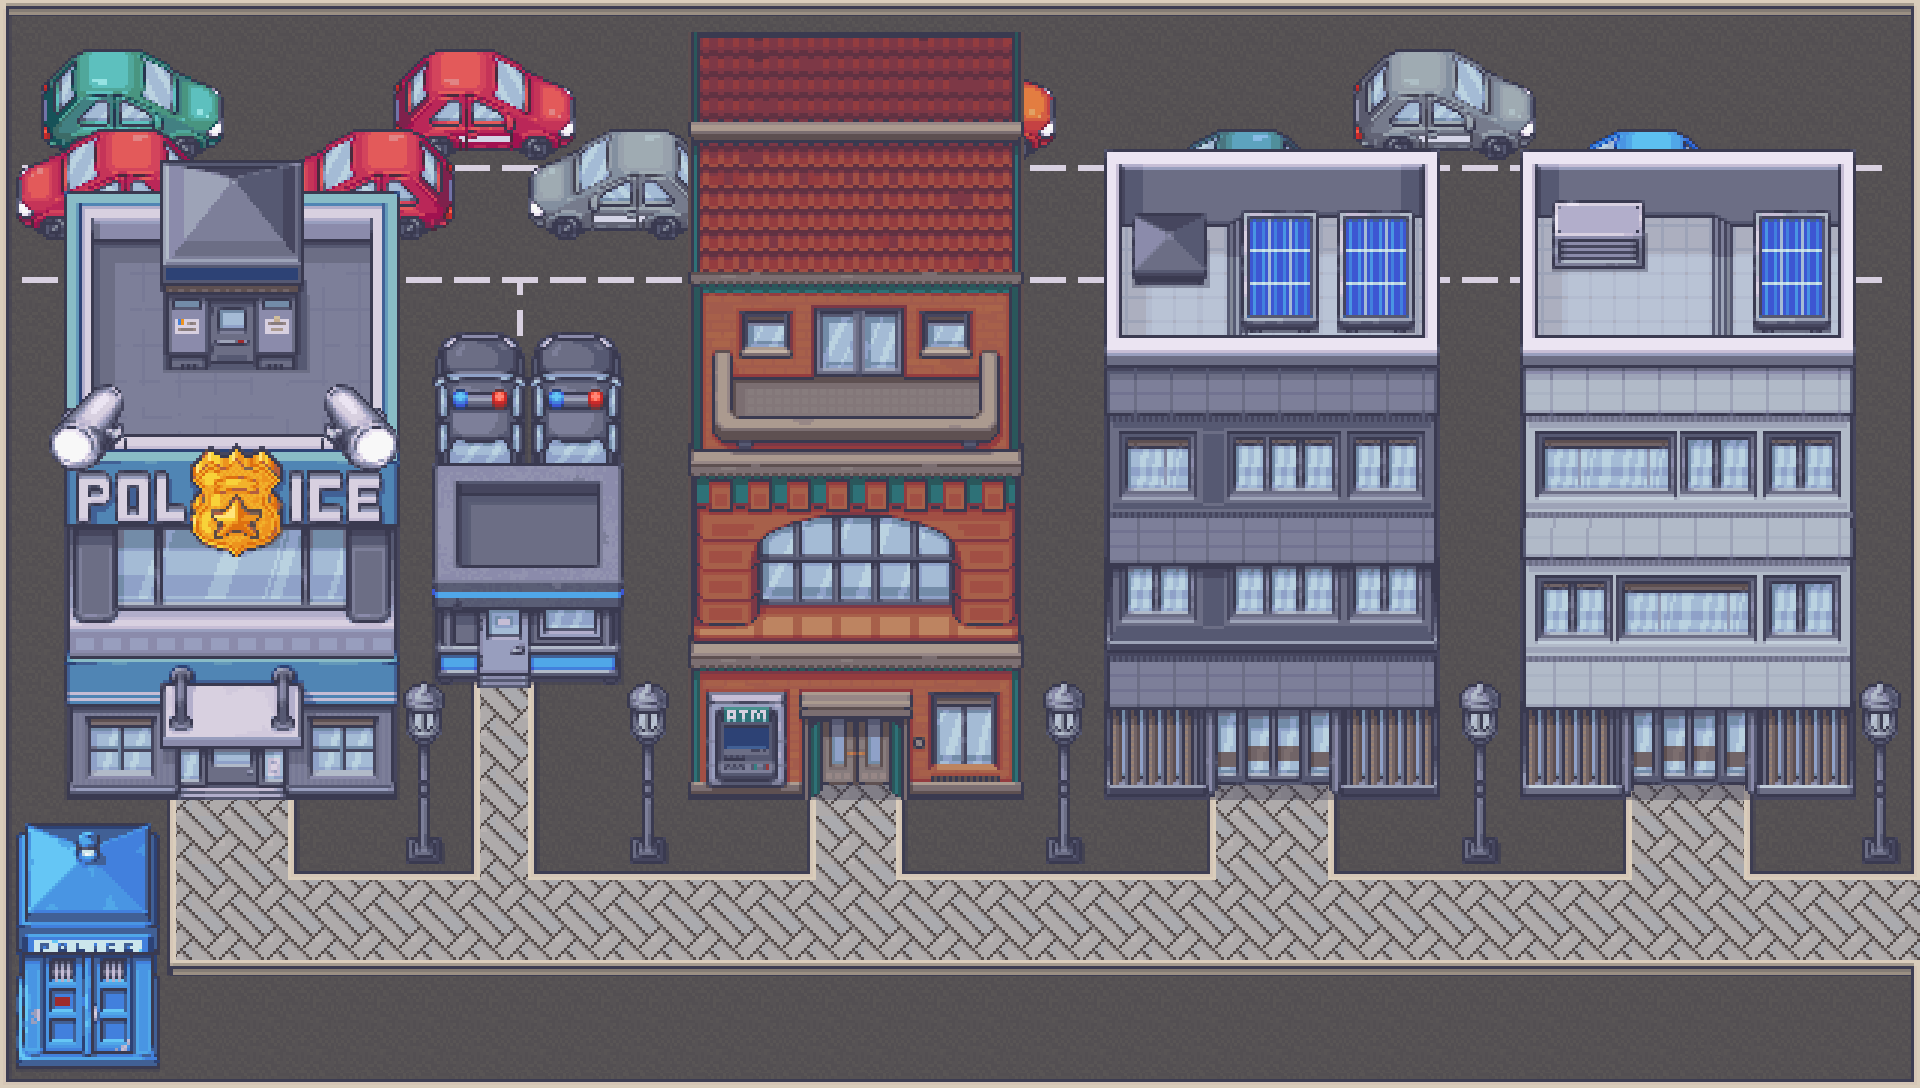

Below is a game level as drawn by its tile map, then a one-line description and the .tmx that defines it (tile-layer data replaced by summaries):
An orthogonal 120x68 tile map with 16x16 px tiles, 8 tile layers (map_change, Ground, paths, cars, ...), 12 tilesets and 21 objects (m6-m7).

<map version="1.5" tiledversion="1.7.1" orientation="orthogonal" renderorder="right-down" width="120" height="68" tilewidth="16" tileheight="16" infinite="0" nextlayerid="15" nextobjectid="24">
 <tileset firstgid="1" name="paths" tilewidth="16" tileheight="16" tilecount="1728" columns="48">
  <image source="A2_Floors_MV_TILESET.png" width="768" height="576" />
 </tileset>
 <tileset firstgid="1729" name="office" tilewidth="16" tileheight="16" tilecount="2304" columns="48">
  <image source="Tileset_65_MV.png" width="768" height="768" />
 </tileset>
 <tileset firstgid="4033" name="office2" tilewidth="16" tileheight="16" tilecount="2304" columns="48">
  <image source="Tileset_66_MV.png" width="768" height="768" />
 </tileset>
 <tileset firstgid="6337" name="police station" tilewidth="16" tileheight="16" tilecount="2304" columns="48">
  <image source="Tileset_63_MV.png" width="768" height="768" />
 </tileset>
 <tileset firstgid="8641" name="buildings" tilewidth="16" tileheight="16" tilecount="2304" columns="48">
  <image source="Tileset_44_MV.png" width="768" height="768" />
  <tile id="0">
   <properties>
    <property name="destination" value="maps/map6/map6.tmx" />
    <property name="spawn" value="m7-m6" />
   </properties>
  </tile>
 </tileset>
 <tileset firstgid="10945" name="buildings2" tilewidth="16" tileheight="16" tilecount="2304" columns="48">
  <image source="Tileset_45_MV.png" width="768" height="768" />
 </tileset>
 <tileset firstgid="13249" name="roof" tilewidth="16" tileheight="16" tilecount="2304" columns="48">
  <image source="Tileset_43_MV.png" width="768" height="768" />
 </tileset>
 <tileset firstgid="15553" name="road" tilewidth="16" tileheight="16" tilecount="2304" columns="48">
  <image source="Tileset_16_MV.png" width="768" height="768" />
  <tile id="150">
   <properties>
    <property name="blocked" value="" />
   </properties>
  </tile>
  <tile id="481">
   <properties>
    <property name="transition" value="maps/map6/map6.tmx" />
   </properties>
  </tile>
 </tileset>
 <tileset firstgid="17857" name="cars" tilewidth="16" tileheight="16" tilecount="2304" columns="48">
  <image source="Tileset_Cars_MV.png" width="768" height="768" />
 </tileset>
 <tileset firstgid="20161" name="police car" tilewidth="16" tileheight="16" tilecount="2304" columns="48">
  <image source="Tileset_64_MV.png" width="768" height="768" />
 </tileset>
 <tileset firstgid="22465" name="extras" tilewidth="16" tileheight="16" tilecount="2304" columns="48">
  <image source="Tileset_2_MV.png" width="768" height="768" />
 </tileset>
 <tileset firstgid="24769" name="extra2" tilewidth="16" tileheight="16" tilecount="2304" columns="48">
  <image source="Tileset_1_MV.png" width="768" height="768" />
 </tileset>
 <layer id="9" name="map_change" width="120" height="68">
  <data>[8160 cells, 10 non-empty, 1 distinct tile ids]</data>
 </layer>
 <objectgroup id="13" name="entries">
  <object id="2" name="m6-m7" x="1873" y="920" />
 </objectgroup>
 <layer id="1" name="Ground" width="120" height="68">
  <data>[8160 cells, 8160 non-empty, 36 distinct tile ids]</data>
 </layer>
 <layer id="2" name="paths" width="120" height="68">
  <data>[8160 cells, 1592 non-empty, 65 distinct tile ids]</data>
 </layer>
 <layer id="5" name="cars" width="120" height="68">
  <data>[8160 cells, 504 non-empty, 504 distinct tile ids]</data>
 </layer>
 <layer id="6" name="cars2" width="120" height="68">
  <data>[8160 cells, 444 non-empty, 306 distinct tile ids]</data>
 </layer>
 <layer id="3" name="buildings" width="120" height="68">
  <data>[8160 cells, 3873 non-empty, 3525 distinct tile ids]</data>
 </layer>
 <layer id="4" name="building extras" width="120" height="68">
  <data>[8160 cells, 512 non-empty, 366 distinct tile ids]</data>
 </layer>
 <layer id="8" name="extras" width="120" height="68">
  <data>[8160 cells, 180 non-empty, 36 distinct tile ids]</data>
 </layer>
 <objectgroup id="14" name="collisions">
  <object id="3" x="66.0718" y="193.372" width="336" height="608.75" />
  <object id="4" x="434.072" y="337.122" width="192" height="336" />
  <object id="5" x="18.0718" y="817.213" width="143.909" height="257.909" />
  <object id="6" x="690.239" y="33.0388" width="335.833" height="768.167" />
  <object id="7" x="1106.07" y="143.789" width="336.333" height="657.417" />
  <object id="8" x="1522.07" y="145.122" width="336" height="656" />
  <object id="9" x="1.89" y="1.12212" width="1920.22" height="16" />
  <object id="10" x="2.19303" y="1.36455" width="15.6364" height="1088.18" />
  <object id="11" x="2.07182" y="1079.12" width="1919.82" height="10.1818" />
  <object id="13" x="1919.74" y="15.7888" width="10" height="1059.83" />
  <object id="14" x="642.072" y="737.122" width="16.6667" height="114.667" />
  <object id="15" x="625.405" y="684.455" width="64" height="56.6667" />
  <object id="16" x="420.739" y="736.455" width="12" height="113.333" />
  <object id="17" x="405.405" y="680.455" width="38.6667" height="66.6667" />
  <object id="18" x="1058.07" y="744.122" width="15" height="105" />
  <object id="19" x="1042.07" y="675.122" width="49" height="72" />
  <object id="20" x="1476.07" y="743.122" width="13" height="106" />
  <object id="21" x="1458.07" y="679.122" width="47" height="68" />
  <object id="22" x="1878.07" y="742.122" width="10" height="105" />
  <object id="23" x="1858.07" y="684.122" width="49" height="60" />
 </objectgroup>
</map>
